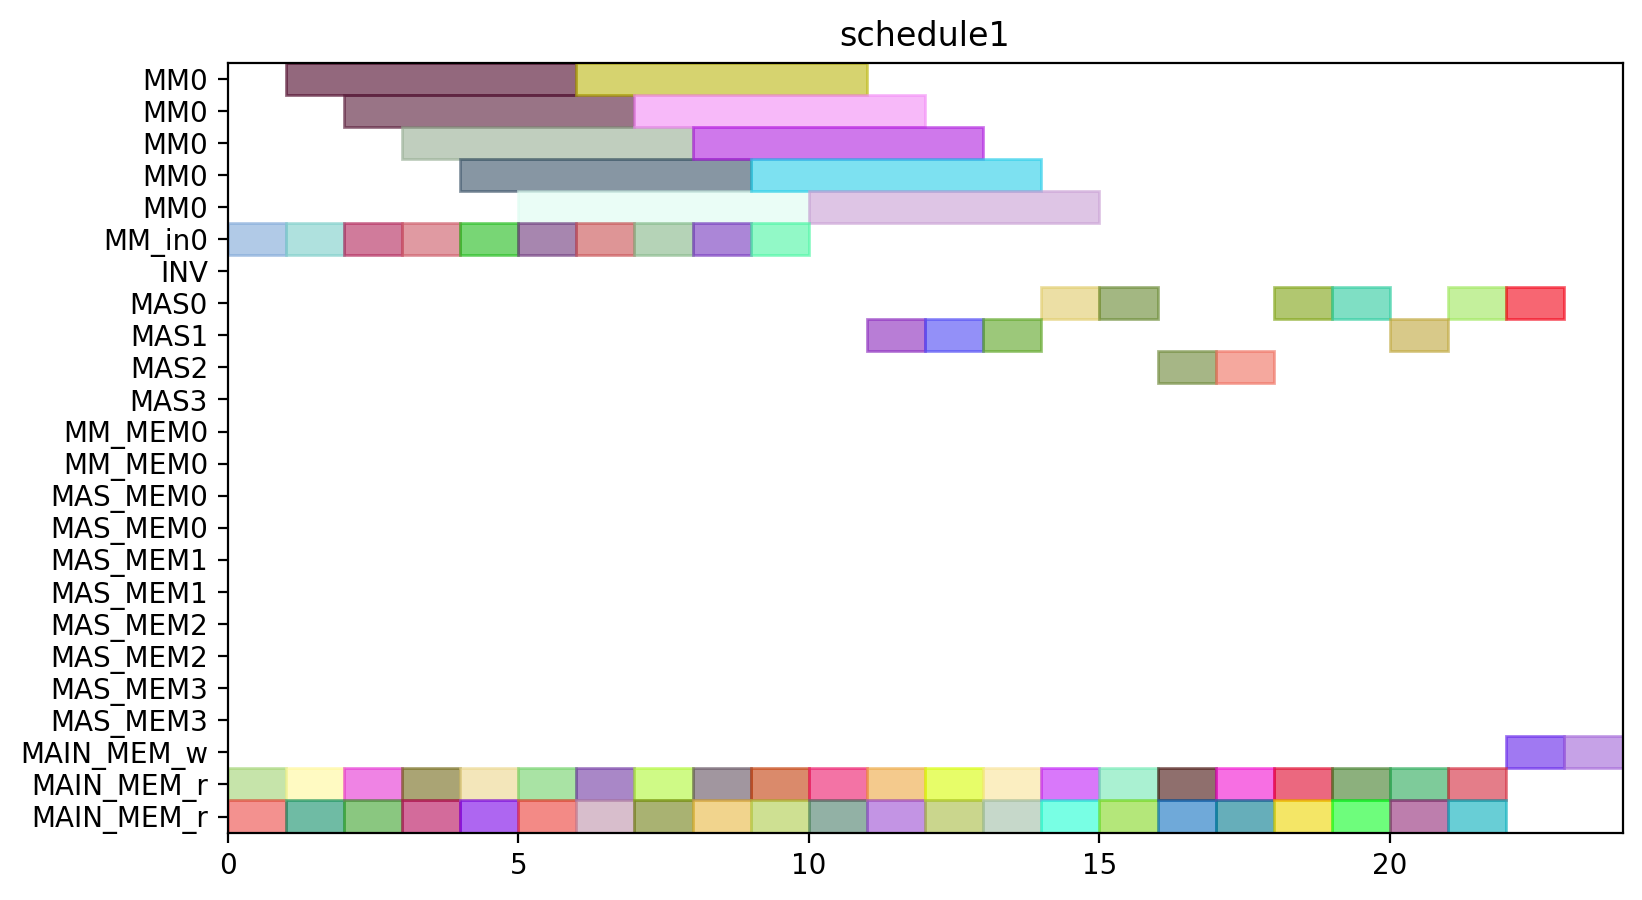

Here is the Python script that generated this plot:
from pyschedule import Scenario, solvers, plotters, alt


def solve():
	horizon = 111
	S = Scenario("schedule1", horizon=horizon)

	# resource
	MM = S.Resources('MM', num=1, size=5)
	MM_in = S.Resources('MM_in', num=1)
	INV = S.Resource('INV')
	MAS = S.Resources('MAS', num=4, size=1, periods=range(1, horizon))
	MM_MEM = S.Resources('MM_MEM', num=1, size=2)
	MAS_MEM = S.Resources('MAS_MEM', num=4, size=2)
	MAIN_MEM_w = S.Resource('MAIN_MEM_w', size=1)
	MAIN_MEM_r = S.Resource('MAIN_MEM_r', size=2)

	# result of previous scheduling
	c21_t0_in = S.Task('c21_t0_in', length=1, delay_cost=1)
	S += c21_t0_in >= 0
	c21_t0_in += MM_in[0]

	c21_t0_mem0 = S.Task('c21_t0_mem0', length=1, delay_cost=1)
	S += c21_t0_mem0 >= 0
	c21_t0_mem0 += MAIN_MEM_r

	c21_t0_mem1 = S.Task('c21_t0_mem1', length=1, delay_cost=1)
	S += c21_t0_mem1 >= 0
	c21_t0_mem1 += MAIN_MEM_r

	c10_t0_in = S.Task('c10_t0_in', length=1, delay_cost=1)
	S += c10_t0_in >= 1
	c10_t0_in += MM_in[0]

	c10_t0_mem0 = S.Task('c10_t0_mem0', length=1, delay_cost=1)
	S += c10_t0_mem0 >= 1
	c10_t0_mem0 += MAIN_MEM_r

	c10_t0_mem1 = S.Task('c10_t0_mem1', length=1, delay_cost=1)
	S += c10_t0_mem1 >= 1
	c10_t0_mem1 += MAIN_MEM_r

	c21_t0 = S.Task('c21_t0', length=5, delay_cost=1)
	S += c21_t0 >= 1
	c21_t0 += MM[0]

	c01_t0_in = S.Task('c01_t0_in', length=1, delay_cost=1)
	S += c01_t0_in >= 2
	c01_t0_in += MM_in[0]

	c01_t0_mem0 = S.Task('c01_t0_mem0', length=1, delay_cost=1)
	S += c01_t0_mem0 >= 2
	c01_t0_mem0 += MAIN_MEM_r

	c01_t0_mem1 = S.Task('c01_t0_mem1', length=1, delay_cost=1)
	S += c01_t0_mem1 >= 2
	c01_t0_mem1 += MAIN_MEM_r

	c10_t0 = S.Task('c10_t0', length=5, delay_cost=1)
	S += c10_t0 >= 2
	c10_t0 += MM[0]

	c01_t0 = S.Task('c01_t0', length=5, delay_cost=1)
	S += c01_t0 >= 3
	c01_t0 += MM[0]

	c10_t1_in = S.Task('c10_t1_in', length=1, delay_cost=1)
	S += c10_t1_in >= 3
	c10_t1_in += MM_in[0]

	c10_t1_mem0 = S.Task('c10_t1_mem0', length=1, delay_cost=1)
	S += c10_t1_mem0 >= 3
	c10_t1_mem0 += MAIN_MEM_r

	c10_t1_mem1 = S.Task('c10_t1_mem1', length=1, delay_cost=1)
	S += c10_t1_mem1 >= 3
	c10_t1_mem1 += MAIN_MEM_r

	c01_t1_in = S.Task('c01_t1_in', length=1, delay_cost=1)
	S += c01_t1_in >= 4
	c01_t1_in += MM_in[0]

	c01_t1_mem0 = S.Task('c01_t1_mem0', length=1, delay_cost=1)
	S += c01_t1_mem0 >= 4
	c01_t1_mem0 += MAIN_MEM_r

	c01_t1_mem1 = S.Task('c01_t1_mem1', length=1, delay_cost=1)
	S += c01_t1_mem1 >= 4
	c01_t1_mem1 += MAIN_MEM_r

	c10_t1 = S.Task('c10_t1', length=5, delay_cost=1)
	S += c10_t1 >= 4
	c10_t1 += MM[0]

	c01_t1 = S.Task('c01_t1', length=5, delay_cost=1)
	S += c01_t1 >= 5
	c01_t1 += MM[0]

	c20_t0_in = S.Task('c20_t0_in', length=1, delay_cost=1)
	S += c20_t0_in >= 5
	c20_t0_in += MM_in[0]

	c20_t0_mem0 = S.Task('c20_t0_mem0', length=1, delay_cost=1)
	S += c20_t0_mem0 >= 5
	c20_t0_mem0 += MAIN_MEM_r

	c20_t0_mem1 = S.Task('c20_t0_mem1', length=1, delay_cost=1)
	S += c20_t0_mem1 >= 5
	c20_t0_mem1 += MAIN_MEM_r

	c11_t1_in = S.Task('c11_t1_in', length=1, delay_cost=1)
	S += c11_t1_in >= 6
	c11_t1_in += MM_in[0]

	c11_t1_mem0 = S.Task('c11_t1_mem0', length=1, delay_cost=1)
	S += c11_t1_mem0 >= 6
	c11_t1_mem0 += MAIN_MEM_r

	c11_t1_mem1 = S.Task('c11_t1_mem1', length=1, delay_cost=1)
	S += c11_t1_mem1 >= 6
	c11_t1_mem1 += MAIN_MEM_r

	c20_t0 = S.Task('c20_t0', length=5, delay_cost=1)
	S += c20_t0 >= 6
	c20_t0 += MM[0]

	c11_t1 = S.Task('c11_t1', length=5, delay_cost=1)
	S += c11_t1 >= 7
	c11_t1 += MM[0]

	c20_t1_in = S.Task('c20_t1_in', length=1, delay_cost=1)
	S += c20_t1_in >= 7
	c20_t1_in += MM_in[0]

	c20_t1_mem0 = S.Task('c20_t1_mem0', length=1, delay_cost=1)
	S += c20_t1_mem0 >= 7
	c20_t1_mem0 += MAIN_MEM_r

	c20_t1_mem1 = S.Task('c20_t1_mem1', length=1, delay_cost=1)
	S += c20_t1_mem1 >= 7
	c20_t1_mem1 += MAIN_MEM_r

	c11_t0_in = S.Task('c11_t0_in', length=1, delay_cost=1)
	S += c11_t0_in >= 8
	c11_t0_in += MM_in[0]

	c11_t0_mem0 = S.Task('c11_t0_mem0', length=1, delay_cost=1)
	S += c11_t0_mem0 >= 8
	c11_t0_mem0 += MAIN_MEM_r

	c11_t0_mem1 = S.Task('c11_t0_mem1', length=1, delay_cost=1)
	S += c11_t0_mem1 >= 8
	c11_t0_mem1 += MAIN_MEM_r

	c20_t1 = S.Task('c20_t1', length=5, delay_cost=1)
	S += c20_t1 >= 8
	c20_t1 += MM[0]

	c11_t0 = S.Task('c11_t0', length=5, delay_cost=1)
	S += c11_t0 >= 9
	c11_t0 += MM[0]

	c21_t1_in = S.Task('c21_t1_in', length=1, delay_cost=1)
	S += c21_t1_in >= 9
	c21_t1_in += MM_in[0]

	c21_t1_mem0 = S.Task('c21_t1_mem0', length=1, delay_cost=1)
	S += c21_t1_mem0 >= 9
	c21_t1_mem0 += MAIN_MEM_r

	c21_t1_mem1 = S.Task('c21_t1_mem1', length=1, delay_cost=1)
	S += c21_t1_mem1 >= 9
	c21_t1_mem1 += MAIN_MEM_r

	c01_t2_mem0 = S.Task('c01_t2_mem0', length=1, delay_cost=1)
	S += c01_t2_mem0 >= 10
	c01_t2_mem0 += MAIN_MEM_r

	c01_t2_mem1 = S.Task('c01_t2_mem1', length=1, delay_cost=1)
	S += c01_t2_mem1 >= 10
	c01_t2_mem1 += MAIN_MEM_r

	c21_t1 = S.Task('c21_t1', length=5, delay_cost=1)
	S += c21_t1 >= 10
	c21_t1 += MM[0]

	c01_t2 = S.Task('c01_t2', length=1, delay_cost=1)
	S += c01_t2 >= 11
	c01_t2 += MAS[1]

	c20_t2_mem0 = S.Task('c20_t2_mem0', length=1, delay_cost=1)
	S += c20_t2_mem0 >= 11
	c20_t2_mem0 += MAIN_MEM_r

	c20_t2_mem1 = S.Task('c20_t2_mem1', length=1, delay_cost=1)
	S += c20_t2_mem1 >= 11
	c20_t2_mem1 += MAIN_MEM_r

	c20_t2 = S.Task('c20_t2', length=1, delay_cost=1)
	S += c20_t2 >= 12
	c20_t2 += MAS[1]

	c21_t3_mem0 = S.Task('c21_t3_mem0', length=1, delay_cost=1)
	S += c21_t3_mem0 >= 12
	c21_t3_mem0 += MAIN_MEM_r

	c21_t3_mem1 = S.Task('c21_t3_mem1', length=1, delay_cost=1)
	S += c21_t3_mem1 >= 12
	c21_t3_mem1 += MAIN_MEM_r

	c20_t3_mem0 = S.Task('c20_t3_mem0', length=1, delay_cost=1)
	S += c20_t3_mem0 >= 13
	c20_t3_mem0 += MAIN_MEM_r

	c20_t3_mem1 = S.Task('c20_t3_mem1', length=1, delay_cost=1)
	S += c20_t3_mem1 >= 13
	c20_t3_mem1 += MAIN_MEM_r

	c21_t3 = S.Task('c21_t3', length=1, delay_cost=1)
	S += c21_t3 >= 13
	c21_t3 += MAS[1]

	c01_t3_mem0 = S.Task('c01_t3_mem0', length=1, delay_cost=1)
	S += c01_t3_mem0 >= 14
	c01_t3_mem0 += MAIN_MEM_r

	c01_t3_mem1 = S.Task('c01_t3_mem1', length=1, delay_cost=1)
	S += c01_t3_mem1 >= 14
	c01_t3_mem1 += MAIN_MEM_r

	c20_t3 = S.Task('c20_t3', length=1, delay_cost=1)
	S += c20_t3 >= 14
	c20_t3 += MAS[0]

	c01_t3 = S.Task('c01_t3', length=1, delay_cost=1)
	S += c01_t3 >= 15
	c01_t3 += MAS[0]

	c21_t2_mem0 = S.Task('c21_t2_mem0', length=1, delay_cost=1)
	S += c21_t2_mem0 >= 15
	c21_t2_mem0 += MAIN_MEM_r

	c21_t2_mem1 = S.Task('c21_t2_mem1', length=1, delay_cost=1)
	S += c21_t2_mem1 >= 15
	c21_t2_mem1 += MAIN_MEM_r

	c10_t2_mem0 = S.Task('c10_t2_mem0', length=1, delay_cost=1)
	S += c10_t2_mem0 >= 16
	c10_t2_mem0 += MAIN_MEM_r

	c10_t2_mem1 = S.Task('c10_t2_mem1', length=1, delay_cost=1)
	S += c10_t2_mem1 >= 16
	c10_t2_mem1 += MAIN_MEM_r

	c21_t2 = S.Task('c21_t2', length=1, delay_cost=1)
	S += c21_t2 >= 16
	c21_t2 += MAS[2]

	c10_t2 = S.Task('c10_t2', length=1, delay_cost=1)
	S += c10_t2 >= 17
	c10_t2 += MAS[2]

	c11_t2_mem0 = S.Task('c11_t2_mem0', length=1, delay_cost=1)
	S += c11_t2_mem0 >= 17
	c11_t2_mem0 += MAIN_MEM_r

	c11_t2_mem1 = S.Task('c11_t2_mem1', length=1, delay_cost=1)
	S += c11_t2_mem1 >= 17
	c11_t2_mem1 += MAIN_MEM_r

	c11_t2 = S.Task('c11_t2', length=1, delay_cost=1)
	S += c11_t2 >= 18
	c11_t2 += MAS[0]

	c11_t3_mem0 = S.Task('c11_t3_mem0', length=1, delay_cost=1)
	S += c11_t3_mem0 >= 18
	c11_t3_mem0 += MAIN_MEM_r

	c11_t3_mem1 = S.Task('c11_t3_mem1', length=1, delay_cost=1)
	S += c11_t3_mem1 >= 18
	c11_t3_mem1 += MAIN_MEM_r

	c10_t3_mem0 = S.Task('c10_t3_mem0', length=1, delay_cost=1)
	S += c10_t3_mem0 >= 19
	c10_t3_mem0 += MAIN_MEM_r

	c10_t3_mem1 = S.Task('c10_t3_mem1', length=1, delay_cost=1)
	S += c10_t3_mem1 >= 19
	c10_t3_mem1 += MAIN_MEM_r

	c11_t3 = S.Task('c11_t3', length=1, delay_cost=1)
	S += c11_t3 >= 19
	c11_t3 += MAS[0]

	c10_t3 = S.Task('c10_t3', length=1, delay_cost=1)
	S += c10_t3 >= 20
	c10_t3 += MAS[1]


	# new tasks
	c000 = S.Task('c000', length=1, delay_cost=1)
	c000 += alt(MAS)

	S += 0<c000

	c000_mem0 = S.Task('c000_mem0', length=1, delay_cost=1)
	c000_mem0 += MAIN_MEM_r
	S += c000_mem0 <= c000

	c000_mem1 = S.Task('c000_mem1', length=1, delay_cost=1)
	c000_mem1 += MAIN_MEM_r
	S += c000_mem1 <= c000

	c000_w = S.Task('c000_w', length=1, delay_cost=1)
	c000_w += alt(MAIN_MEM_w)
	S += c000 <= c000_w

	c001 = S.Task('c001', length=1, delay_cost=1)
	c001 += alt(MAS)

	S += 0<c001

	c001_mem0 = S.Task('c001_mem0', length=1, delay_cost=1)
	c001_mem0 += MAIN_MEM_r
	S += c001_mem0 <= c001

	c001_mem1 = S.Task('c001_mem1', length=1, delay_cost=1)
	c001_mem1 += MAIN_MEM_r
	S += c001_mem1 <= c001

	c001_w = S.Task('c001_w', length=1, delay_cost=1)
	c001_w += alt(MAIN_MEM_w)
	S += c001 <= c001_w

	solvers.mip.solve(S,msg=1,kind='CPLEX',ratio_gap=1.01)

	solution = [['hoge']*len(S.solution()[1]) for i in range(len(S.solution()))]
	for i in range(len(S.solution())):
		for j in range(len(S.solution()[i])):
			solution[i][j]=str(S.solution()[i][j])
	print(solution)

	cycles = int(solution[-1][3])

	pic_file_name = "/home/mfukuda/ABE/python/multiRAM_multiMAS/scheduling_result/stage5MM1_stage1MAS4/FROB/schedule1.png"
	if(S.solution() != []):
		plotters.matplotlib.plot(S,img_filename=pic_file_name, show_task_labels=False, fig_size=(cycles*0.25+3, 5))

	return solution
